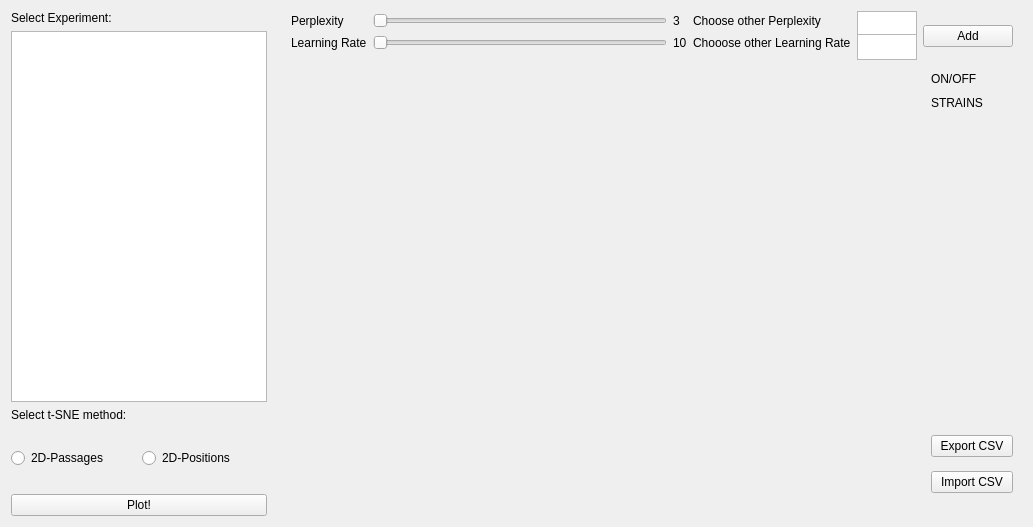
      <widget class="QWidget" name="tSNE">
       <layout class="QHBoxLayout" name="horizontalLayout_6">
        <item>
         <widget class="QFrame" name="frame_8">
          <property name="minimumSize">
           <size>
            <width>260</width>
            <height>500</height>
           </size>
          </property>
          <property name="maximumSize">
           <size>
            <width>500</width>
            <height>1680</height>
           </size>
          </property>
          <property name="frameShape">
           <enum>QFrame::NoFrame</enum>
          </property>
          <property name="frameShadow">
           <enum>QFrame::Plain</enum>
          </property>
          <property name="midLineWidth">
           <number>1</number>
          </property>
          <layout class="QGridLayout" name="gridLayout_10">
           <property name="leftMargin">
            <number>0</number>
           </property>
           <property name="topMargin">
            <number>0</number>
           </property>
           <property name="bottomMargin">
            <number>0</number>
           </property>
           <property name="horizontalSpacing">
            <number>5</number>
           </property>
           <item row="2" column="0">
            <widget class="QLabel" name="label_14">
             <property name="styleSheet">
              <string notr="true">font: 75 13pt &quot;Ubuntu Condensed&quot;;</string>
             </property>
             <property name="text">
              <string>Select t-SNE method:</string>
             </property>
            </widget>
           </item>
           <item row="0" column="0">
            <widget class="QLabel" name="label_13">
             <property name="styleSheet">
              <string notr="true">font: 75 13pt &quot;Ubuntu Condensed&quot;;</string>
             </property>
             <property name="text">
              <string>Select Experiment:</string>
             </property>
            </widget>
           </item>
           <item row="1" column="0">
            <widget class="QTableView" name="tableTSNE">
             <property name="minimumSize">
              <size>
               <width>0</width>
               <height>290</height>
              </size>
             </property>
             <property name="styleSheet">
              <string notr="true">font: 10pt &quot;Ubuntu Condensed&quot;;</string>
             </property>
            </widget>
           </item>
           <item row="4" column="0">
            <widget class="QPushButton" name="tsneButton">
             <property name="maximumSize">
              <size>
               <width>16777215</width>
               <height>30</height>
              </size>
             </property>
             <property name="styleSheet">
              <string notr="true">font: 75 13pt &quot;Ubuntu Condensed&quot;;</string>
             </property>
             <property name="text">
              <string>Plot!</string>
             </property>
            </widget>
           </item>
           <item row="3" column="0">
            <widget class="QFrame" name="frame_10">
             <property name="minimumSize">
              <size>
               <width>0</width>
               <height>60</height>
              </size>
             </property>
             <property name="frameShape">
              <enum>QFrame::NoFrame</enum>
             </property>
             <property name="frameShadow">
              <enum>QFrame::Plain</enum>
             </property>
             <layout class="QGridLayout" name="gridLayout_2">
              <property name="leftMargin">
               <number>0</number>
              </property>
              <property name="topMargin">
               <number>0</number>
              </property>
              <property name="rightMargin">
               <number>0</number>
              </property>
              <property name="bottomMargin">
               <number>0</number>
              </property>
              <item row="0" column="0">
               <widget class="QRadioButton" name="rb_passages">
                <property name="text">
                 <string>2D-Passages</string>
                </property>
               </widget>
              </item>
              <item row="0" column="1">
               <widget class="QRadioButton" name="rb_positions">
                <property name="text">
                 <string>2D-Positions</string>
                </property>
               </widget>
              </item>
             </layout>
            </widget>
           </item>
          </layout>
         </widget>
        </item>
        <item>
         <widget class="QFrame" name="frame_">
          <property name="minimumSize">
           <size>
            <width>730</width>
            <height>500</height>
           </size>
          </property>
          <property name="maximumSize">
           <size>
            <width>16777215</width>
            <height>16777215</height>
           </size>
          </property>
          <property name="frameShape">
           <enum>QFrame::NoFrame</enum>
          </property>
          <property name="frameShadow">
           <enum>QFrame::Plain</enum>
          </property>
          <layout class="QVBoxLayout" name="verticalLayout_4">
           <property name="spacing">
            <number>0</number>
           </property>
           <property name="leftMargin">
            <number>0</number>
           </property>
           <property name="topMargin">
            <number>0</number>
           </property>
           <property name="rightMargin">
            <number>0</number>
           </property>
           <property name="bottomMargin">
            <number>0</number>
           </property>
           <item>
            <widget class="QFrame" name="frame_9">
             <property name="maximumSize">
              <size>
               <width>16777215</width>
               <height>50</height>
              </size>
             </property>
             <property name="frameShape">
              <enum>QFrame::NoFrame</enum>
             </property>
             <property name="frameShadow">
              <enum>QFrame::Plain</enum>
             </property>
             <property name="midLineWidth">
              <number>1</number>
             </property>
             <layout class="QGridLayout" name="gridLayout_3">
              <property name="topMargin">
               <number>0</number>
              </property>
              <property name="verticalSpacing">
               <number>4</number>
              </property>
              <item row="0" column="0">
               <widget class="QLabel" name="label">
                <property name="styleSheet">
                 <string notr="true">font: 75 13pt &quot;Ubuntu Condensed&quot;;</string>
                </property>
                <property name="text">
                 <string>Perplexity</string>
                </property>
               </widget>
              </item>
              <item row="1" column="1">
               <widget class="QSlider" name="lrSlider">
                <property name="orientation">
                 <enum>Qt::Horizontal</enum>
                </property>
               </widget>
              </item>
              <item row="0" column="3">
               <widget class="QLabel" name="label_2">
                <property name="styleSheet">
                 <string notr="true">font: 75 13pt &quot;Ubuntu Condensed&quot;;</string>
                </property>
                <property name="text">
                 <string>Choose other Perplexity</string>
                </property>
               </widget>
              </item>
              <item row="0" column="2">
               <widget class="QLabel" name="perplexity">
                <property name="styleSheet">
                 <string notr="true">font: 75 13pt &quot;Ubuntu Condensed&quot;;</string>
                </property>
                <property name="text">
                 <string>3</string>
                </property>
               </widget>
              </item>
              <item row="0" column="1">
               <widget class="QSlider" name="perplexitySlider">
                <property name="orientation">
                 <enum>Qt::Horizontal</enum>
                </property>
               </widget>
              </item>
              <item row="1" column="2">
               <widget class="QLabel" name="lr">
                <property name="styleSheet">
                 <string notr="true">font: 75 13pt &quot;Ubuntu Condensed&quot;;</string>
                </property>
                <property name="text">
                 <string>10</string>
                </property>
               </widget>
              </item>
              <item row="1" column="0">
               <widget class="QLabel" name="label_8">
                <property name="styleSheet">
                 <string notr="true">font: 75 13pt &quot;Ubuntu Condensed&quot;;</string>
                </property>
                <property name="text">
                 <string>Learning Rate</string>
                </property>
               </widget>
              </item>
              <item row="0" column="4">
               <widget class="QTextEdit" name="newPerplexity">
                <property name="minimumSize">
                 <size>
                  <width>0</width>
                  <height>26</height>
                 </size>
                </property>
                <property name="maximumSize">
                 <size>
                  <width>60</width>
                  <height>40</height>
                 </size>
                </property>
               </widget>
              </item>
              <item row="1" column="4">
               <widget class="QTextEdit" name="newLR">
                <property name="minimumSize">
                 <size>
                  <width>0</width>
                  <height>26</height>
                 </size>
                </property>
                <property name="maximumSize">
                 <size>
                  <width>60</width>
                  <height>40</height>
                 </size>
                </property>
               </widget>
              </item>
              <item row="1" column="3">
               <widget class="QLabel" name="label_9">
                <property name="styleSheet">
                 <string notr="true">font: 75 13pt &quot;Ubuntu Condensed&quot;;</string>
                </property>
                <property name="text">
                 <string>Chooose other Learning Rate</string>
                </property>
               </widget>
              </item>
              <item row="0" column="5" rowspan="2">
               <widget class="QFrame" name="frame_11">
                <property name="minimumSize">
                 <size>
                  <width>90</width>
                  <height>50</height>
                 </size>
                </property>
                <property name="frameShape">
                 <enum>QFrame::NoFrame</enum>
                </property>
                <property name="frameShadow">
                 <enum>QFrame::Plain</enum>
                </property>
                <layout class="QGridLayout" name="gridLayout_8">
                 <property name="leftMargin">
                  <number>0</number>
                 </property>
                 <property name="topMargin">
                  <number>0</number>
                 </property>
                 <property name="rightMargin">
                  <number>0</number>
                 </property>
                 <property name="bottomMargin">
                  <number>0</number>
                 </property>
                 <property name="horizontalSpacing">
                  <number>0</number>
                 </property>
                 <item row="0" column="0">
                  <widget class="QPushButton" name="addPerpLRButton">
                   <property name="text">
                    <string>Add</string>
                   </property>
                  </widget>
                 </item>
                </layout>
               </widget>
              </item>
             </layout>
            </widget>
           </item>
           <item>
            <widget class="QFrame" name="tsneFrame2">
             <property name="minimumSize">
              <size>
               <width>680</width>
               <height>455</height>
              </size>
             </property>
             <property name="frameShape">
              <enum>QFrame::NoFrame</enum>
             </property>
             <property name="frameShadow">
              <enum>QFrame::Plain</enum>
             </property>
             <layout class="QHBoxLayout" name="horizontalLayout_9">
              <property name="spacing">
               <number>0</number>
              </property>
              <property name="leftMargin">
               <number>0</number>
              </property>
              <property name="topMargin">
               <number>0</number>
              </property>
              <property name="rightMargin">
               <number>0</number>
              </property>
              <property name="bottomMargin">
               <number>0</number>
              </property>
              <item>
               <widget class="QFrame" name="tsneFrame">
                <property name="minimumSize">
                 <size>
                  <width>640</width>
                  <height>455</height>
                 </size>
                </property>
                <property name="frameShape">
                 <enum>QFrame::NoFrame</enum>
                </property>
                <property name="frameShadow">
                 <enum>QFrame::Plain</enum>
                </property>
               </widget>
              </item>
              <item>
               <widget class="QFrame" name="frame_15">
                <property name="minimumSize">
                 <size>
                  <width>90</width>
                  <height>0</height>
                 </size>
                </property>
                <property name="maximumSize">
                 <size>
                  <width>200</width>
                  <height>16777215</height>
                 </size>
                </property>
                <property name="frameShape">
                 <enum>QFrame::NoFrame</enum>
                </property>
                <property name="frameShadow">
                 <enum>QFrame::Plain</enum>
                </property>
                <layout class="QVBoxLayout" name="verticalLayout_7">
                 <property name="spacing">
                  <number>0</number>
                 </property>
                 <property name="leftMargin">
                  <number>0</number>
                 </property>
                 <property name="topMargin">
                  <number>0</number>
                 </property>
                 <property name="rightMargin">
                  <number>0</number>
                 </property>
                 <property name="bottomMargin">
                  <number>0</number>
                 </property>
                 <item>
                  <widget class="QFrame" name="frame_18">
                   <property name="maximumSize">
                    <size>
                     <width>16777215</width>
                     <height>60</height>
                    </size>
                   </property>
                   <property name="frameShape">
                    <enum>QFrame::NoFrame</enum>
                   </property>
                   <property name="frameShadow">
                    <enum>QFrame::Plain</enum>
                   </property>
                   <layout class="QVBoxLayout" name="verticalLayout_8">
                    <item>
                     <widget class="QLabel" name="label_12">
                      <property name="styleSheet">
                       <string notr="true">font: 75 13pt &quot;Ubuntu Condensed&quot;;</string>
                      </property>
                      <property name="text">
                       <string>ON/OFF</string>
                      </property>
                     </widget>
                    </item>
                    <item>
                     <widget class="QLabel" name="label_15">
                      <property name="styleSheet">
                       <string notr="true">font: 75 13pt &quot;Ubuntu Condensed&quot;;</string>
                      </property>
                      <property name="text">
                       <string>STRAINS</string>
                      </property>
                     </widget>
                    </item>
                   </layout>
                  </widget>
                 </item>
                 <item>
                  <widget class="QFrame" name="frame_filters">
                   <property name="frameShape">
                    <enum>QFrame::NoFrame</enum>
                   </property>
                   <property name="frameShadow">
                    <enum>QFrame::Plain</enum>
                   </property>
                   <layout class="QVBoxLayout" name="verticalLayout_9">
                    <property name="spacing">
                     <number>0</number>
                    </property>
                    <property name="leftMargin">
                     <number>0</number>
                    </property>
                    <property name="topMargin">
                     <number>0</number>
                    </property>
                    <property name="rightMargin">
                     <number>0</number>
                    </property>
                    <property name="bottomMargin">
                     <number>0</number>
                    </property>
                    <item>
                     <widget class="QFrame" name="frame_sliders">
                      <property name="frameShape">
                       <enum>QFrame::NoFrame</enum>
                      </property>
                      <property name="frameShadow">
                       <enum>QFrame::Plain</enum>
                      </property>
                     </widget>
                    </item>
                    <item>
                     <widget class="QFrame" name="frame_20">
                      <property name="minimumSize">
                       <size>
                        <width>90</width>
                        <height>197</height>
                       </size>
                      </property>
                      <property name="frameShape">
                       <enum>QFrame::NoFrame</enum>
                      </property>
                      <property name="frameShadow">
                       <enum>QFrame::Plain</enum>
                      </property>
                      <layout class="QVBoxLayout" name="verticalLayout_10">
                       <item>
                        <widget class="QFrame" name="frame_19">
                         <property name="frameShape">
                          <enum>QFrame::NoFrame</enum>
                         </property>
                         <property name="frameShadow">
                          <enum>QFrame::Raised</enum>
                         </property>
                        </widget>
                       </item>
                       <item>
                        <widget class="QFrame" name="frame_21">
                         <property name="minimumSize">
                          <size>
                           <width>82</width>
                           <height>86</height>
                          </size>
                         </property>
                         <property name="maximumSize">
                          <size>
                           <width>82</width>
                           <height>86</height>
                          </size>
                         </property>
                         <property name="frameShape">
                          <enum>QFrame::NoFrame</enum>
                         </property>
                         <property name="frameShadow">
                          <enum>QFrame::Plain</enum>
                         </property>
                         <layout class="QVBoxLayout" name="verticalLayout_11">
                          <property name="spacing">
                           <number>0</number>
                          </property>
                          <property name="leftMargin">
                           <number>0</number>
                          </property>
                          <property name="topMargin">
                           <number>0</number>
                          </property>
                          <property name="rightMargin">
                           <number>0</number>
                          </property>
                          <property name="bottomMargin">
                           <number>0</number>
                          </property>
                          <item>
                           <widget class="QPushButton" name="exportCSVTSNE">
                            <property name="text">
                             <string>Export CSV</string>
                            </property>
                           </widget>
                          </item>
                          <item>
                           <widget class="QPushButton" name="importCSVTSNE">
                            <property name="text">
                             <string>Import CSV</string>
                            </property>
                           </widget>
                          </item>
                         </layout>
                        </widget>
                       </item>
                      </layout>
                     </widget>
                    </item>
                   </layout>
                  </widget>
                 </item>
                </layout>
               </widget>
              </item>
             </layout>
            </widget>
           </item>
          </layout>
         </widget>
        </item>
       </layout>
      </widget>
